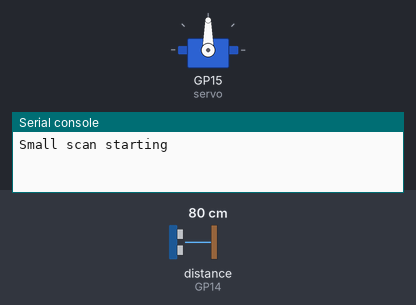
A program run on a simulated Raspberry Pi Pico running MicroPython. On the bench: servo, the last lines printed to the serial console. Inputs (shaded band) come from the test bench; at power-on: distance to the obstacle (sensor on GP14) 80 cm. The echo pulse lasts 58.3 µs per cm; servo angles are drawn from the pulse width (0.5 ms = 0°, 2.5 ms = 180°). At 3.2 s the program stops and its outputs stay as they are.

Above: at 0.17 s.
At 0.89 s:
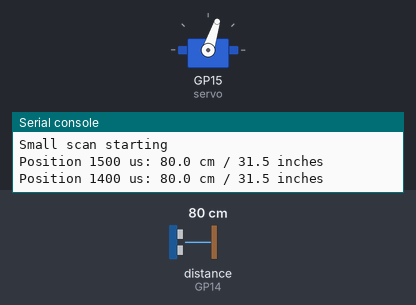
At 2.31 s:
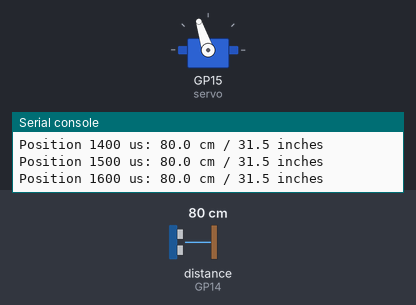
Timing chart, 0 to 4.3 s (numbered marks = the images above):
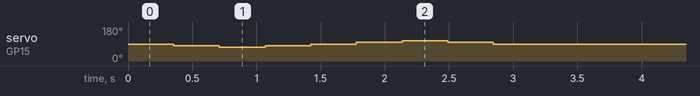

The program:

scan_test.py
```python
from machine import Pin, PWM, time_pulse_us
from time import sleep_ms, sleep_us

trig = Pin(13, Pin.OUT, value=0)
echo = Pin(14, Pin.IN)
servo = PWM(Pin(15), freq=50, duty_u16=0)
try:
    print('Small scan starting')
    for pulse_us in (1500, 1400, 1300, 1400, 1500, 1600, 1700, 1600, 1500):
        servo.duty_ns(pulse_us * 1000)
        sleep_ms(350)
        trig.value(0)
        sleep_us(2)
        trig.value(1)
        sleep_us(10)
        trig.value(0)
        pulse = time_pulse_us(echo, 1, 30000)
        if pulse < 0:
            print('Position', pulse_us, 'us: no echo')
        else:
            cm = pulse * 0.0343 / 2
            print('Position', pulse_us, 'us:', round(cm, 1), 'cm /', round(cm / 2.54, 1), 'inches')
finally:
    trig.value(0)
    servo.duty_u16(0)
    servo.deinit()
    Pin(15, Pin.OUT, value=0)
    print('Scan finished; servo signal off')
```

Measured:
- by itself, servo on GP15 (servo): 90° → 81° at 0.36 s, → 72° 0.36 s later, → 81° 0.36 s later, → 90° 0.36 s later, … (8 changes in this stretch)
